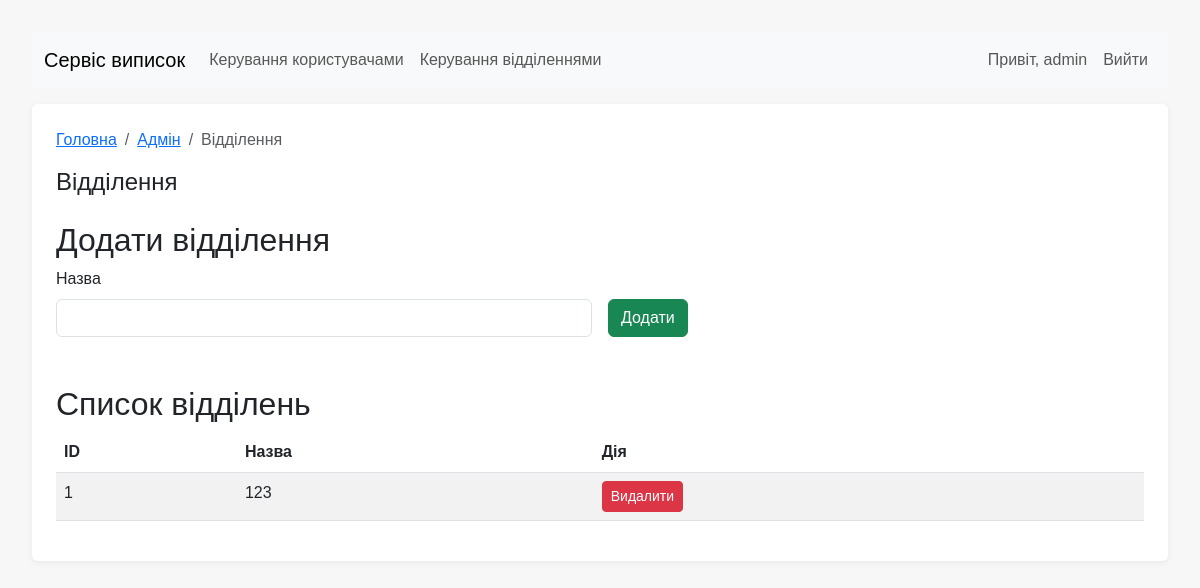
Screenshot of /admin/departments (signed in) with the database file from the repository.
### models.py (models this page shows, shortened)
class User(UserMixin, db.Model):
    __tablename__ = 'users'
    id = db.Column(db.Integer, primary_key=True)
    username = db.Column(db.String(80), unique=True, nullable=False)
    password_hash = db.Column(db.String(128), nullable=False)
    role = db.Column(db.String(20), nullable=False, default='operator')  # operator/editor/admin
    records = db.relationship('Record', backref='creator', lazy=True)

class Department(db.Model):
    __tablename__ = 'departments'
    id = db.Column(db.Integer, primary_key=True)
    name = db.Column(db.String(200), nullable=False, unique=True)
    created_at = db.Column(db.DateTime, default=datetime.utcnow)

### app.py (the view)
    @app.route('/admin/departments')
    @role_required('admin')
    def admin_departments():
        departments = Department.query.order_by(Department.name).all()
        return render_template('admin_departments.html', departments=departments)

### templates/admin_departments.html (shortened to what this page needs)
{% extends "base.html" %}
{% block breadcrumbs %}
  <li class="breadcrumb-item"><a href="{{ url_for('admin_users') }}">Адмін</a></li>
  <li class="breadcrumb-item active" aria-current="page">Відділення</li>
{% endblock %}
{% block content %}
  <h1 class="h4">Відділення</h1>
  <h2 class="mt-4">Додати відділення</h2>
  <form method="post" action="{{ url_for('admin_create_department') }}" class="row gx-3 gy-2 align-items-end">
    <div class="col-sm-6">
      <label class="form-label">Назва</label>
      <input class="form-control" name="name" required>
    </div>
    <div class="col-auto">
      <button class="btn btn-success" type="submit">Додати</button>
    </div>
  </form>
  <h2 class="mt-5">Список відділень</h2>
  <div class="table-responsive">
    <table class="table table-striped">
      <thead>
        <tr><th>ID</th><th>Назва</th><th>Дія</th></tr>
      </thead>
      <tbody>
        {% for d in departments %}
          <tr>
            <td>{{ d.id }}</td>
            <td>{{ d.name }}</td>
            <td>
              <form method="post" action="{{ url_for('admin_delete_department', dept_id=d.id) }}" style="display:inline;" onsubmit="return confirm('Видалити відділення {{ d.name }}?');">
                <button class="btn btn-danger btn-sm" type="submit">Видалити</button>
              </form>
            </td>
          </tr>
        {% endfor %}
      </tbody>
    </table>
  </div>
{% endblock %}

### templates/base.html (shortened to what this page needs)
<!doctype html>
<html lang="uk">
<head>
  <link href="https://cdn.jsdelivr.net/npm/bootstrap@5.3.0/dist/css/bootstrap.min.css" rel="stylesheet">
  <link rel="stylesheet" href="{{ url_for('static', filename='style.css') }}">
</head>
<body>
  <nav class="navbar navbar-expand-lg navbar-light bg-light mb-3">
    <div class="container-fluid">
      <a class="navbar-brand" href="{{ url_for('index') }}">Сервіс виписок</a>
      <div class="collapse navbar-collapse">
        <ul class="navbar-nav me-auto mb-2 mb-lg-0">
          {% if current_user.is_authenticated %}
            {% if current_user.role == 'admin' %}
              <li class="nav-item"><a class="nav-link" href="{{ url_for('admin_users') }}">Керування користувачами</a></li>
              <li class="nav-item"><a class="nav-link" href="{{ url_for('admin_departments') }}">Керування відділеннями</a></li>
            {% endif %}
          {% endif %}
        </ul>
        <ul class="navbar-nav ms-auto">
          {% if current_user.is_authenticated %}
            <li class="nav-item nav-link">Привіт, {{ current_user.username }}</li>
            <li class="nav-item"><a class="nav-link" href="{{ url_for('logout') }}">Вийти</a></li>
          {% else %}
            <li class="nav-item"><a class="nav-link" href="{{ url_for('login') }}">Увійти</a></li>
            <li class="nav-item"><a class="nav-link" href="{{ url_for('register') }}">Реєстрація</a></li>
          {% endif %}
        </ul>
      </div>
    </div>
  </nav>
  <div class="container">
    <nav aria-label="breadcrumb">
      <ol class="breadcrumb">
        <li class="breadcrumb-item"><a href="{{ url_for('index') }}">Головна</a></li>
        {% block breadcrumbs %}{% endblock %}
      </ol>
    </nav>
    {% block content %}{% endblock %}
  </div>
</body>
</html>

### static/style.css (style rules this page uses)
body { font-family: Arial, sans-serif; margin: 2rem; background: #f7f7f7; }
.container { background: #fff; padding: 1.5rem; border-radius: 6px; box-shadow: 0 2px 6px rgba(0,0,0,0.06); }

### rows the page displays
User: username "admin"
Department: id "1", name "123"
